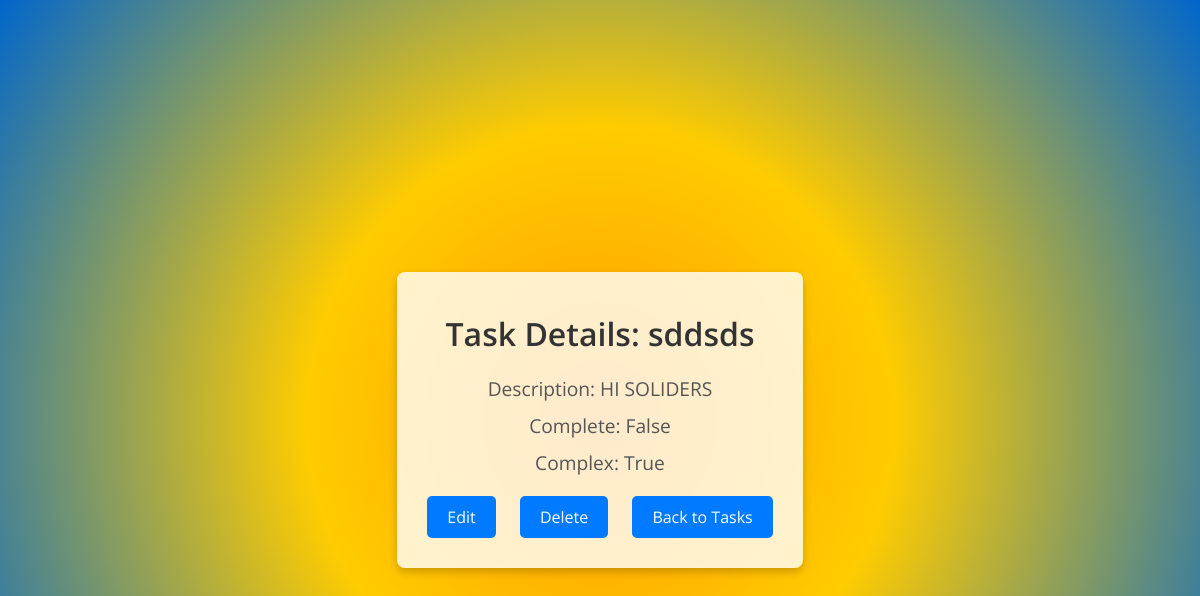
The app's page /task/8/ (signed in) with its own data.
### base/models.py (models this page shows, shortened)
class Task(models.Model):
    user = models.ForeignKey(User, on_delete=models.SET_NULL, null=True, blank=True)
    title = models.CharField(max_length=200, null=True, blank=True)
    description = models.TextField(null=True, blank=True)
    complete = models.BooleanField(default=False)
    created = models.DateTimeField(auto_now_add=True)
    complex = models.BooleanField(default=False)
    class Meta:
        ordering = ['complete']

### base/views.py (the view)
# urls.py: path('task/<int:pk>/', TaskDetail.as_view(), name='task-detail'),
class TaskDetail(LoginRequiredMixin,DetailView):
    model = Task
    context_object_name = 'task'
    success_url = reverse_lazy('task-list')
    template_name = 'base/task.html'

### base/templates/base/task.html (shortened to what this page needs)
<!DOCTYPE html>
<html lang="en">
<head>
</head>
<body>
    <div class="container">
        <h1>Task Details: {{ task.title }}</h1>
        <p>Description: {{ task.description }}</p>
        <p>Complete: {{ task.complete }}</p>
        <p>Complex: {{ task.complex }}</p>
        <div class="task-actions">
            <a href="{% url 'task-update' task.id %}">Edit</a>
            <a href="{% url 'task-delete' task.id %}">Delete</a>
            <a href="/">Back to Tasks</a>
        </div>
    </div>
</body>
</html>

### base/templates/base/task.html (style rules this page uses)
body { background: radial-gradient(circle, rgba(255, 153, 0, 1) 0%, rgba(255, 204, 0, 1) 40%, rgba(0, 102, 204, 1) 100%); font-family: 'Open Sans', sans-serif; padding: 20px; margin: 0; color: rgb(0, 0, 0); min-height: 100vh; display: flex; align-items: center; justify-content: center; }
.container { max-width: 600px; background: rgba(255, 255, 255, 0.8); padding: 20px; border-radius: 8px; box-shadow: 0 4px 8px rgba(0, 0, 0, 0.2); text-align: center; }
h1 { font-size: 2rem; font-weight: 600; color: #333; margin: 20px 0; text-shadow: none; }
p { font-size: 1.2rem; color: #555; margin: 10px 0; }
.task-actions a { display: inline-block; margin: 10px; padding: 10px 20px; font-size: 16px; color: white; background-color: #007bff; border-radius: 5px; text-decoration: none; transition: background-color 0.3s ease; }

### records on screen
Task: title "sddsds", description "HI SOLIDERS", complete "False", complex "True"
